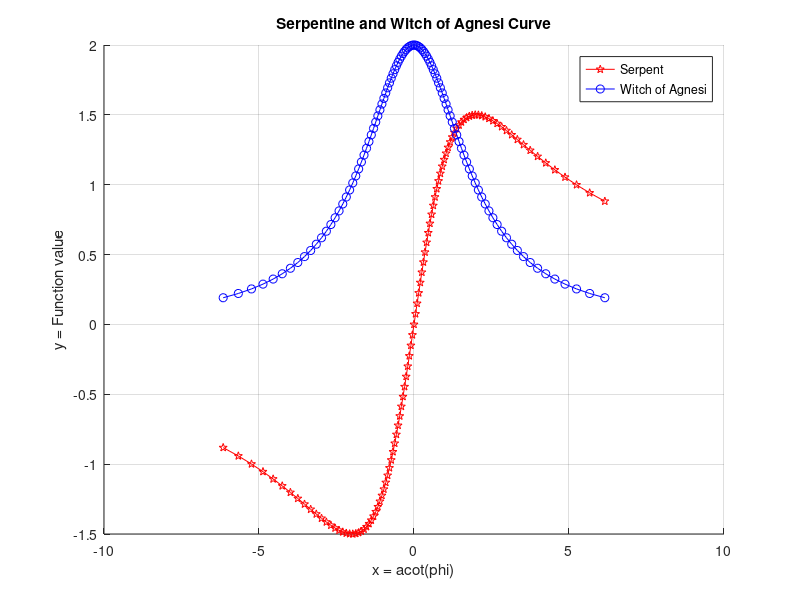

Write the MATLAB code that produced this figure.
%Atticus Russell
%2/21/2019
%Studio week 6
%Problem 2

%clear variables 
clear
%clear command window
clc

%input variables
a=2;
b=3;

%define fmin
fmin=pi/10;
%define fmax
fmax=9*pi/10;
i=1;
%initialize n
for n=fmin:8*pi/10*0.01:fmax 
    %serpentine curve
    x(i)=a*cot(n);
    y(i)=b*sin(n)*cos(n);
    yw(i)=a*sin(n)^2;
    i=i+1;
end

hold on
plot(x,y,'-pr')
plot(x,yw,'-ob')
xlabel('x = acot(phi)')
ylabel('y = Function value')
legend('Serpent', 'Witch of Agnesi')
grid on
title('Serpentine and Witch of Agnesi Curve')
